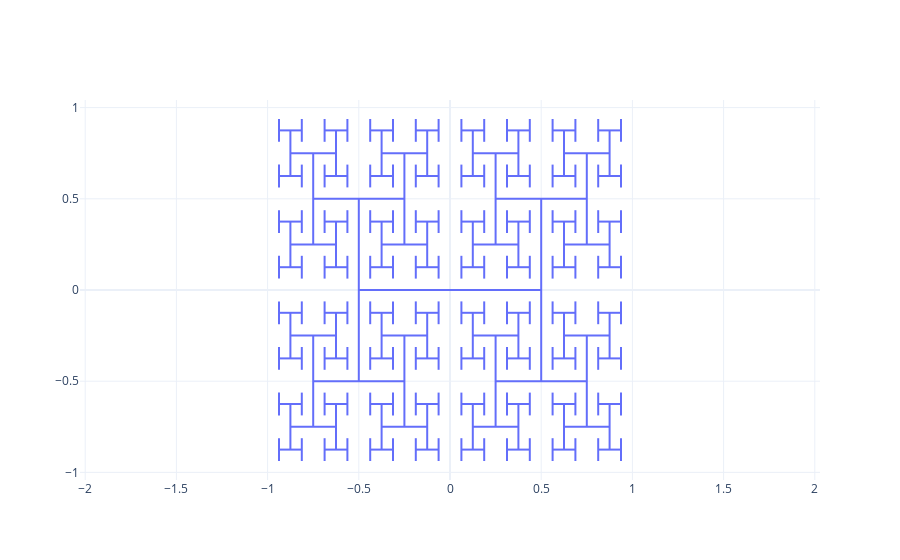

The notebook cell saved with this chart:
### Code cell
def make_h(d=0.5, x=0, y=0):
    return [
        (x-d, y-d, x-d, y+d),
        (x-d, y+0, x+d, y+0),
        (x+d, y-d, x+d, y+d),
    ]


def make_h_recurse(n, sz = 1, x = 0, y = 0):
    if n <= 0: raise ValueError

    d = sz / 2  
    result = make_h(d, x, y)

    if n > 1:
        result += make_h_recurse(n-1, d, x-d, y-d)
        result += make_h_recurse(n-1, d, x-d, y+d)
        result += make_h_recurse(n-1, d, x+d, y-d)
        result += make_h_recurse(n-1, d, x+d, y+d)

    return result


def convert_lines_to_xy(lines):
    "lines is array of tuples (x0, y0, x1, y1)"
    x_lines = [[line[0], line[2], None] for line in lines]
    y_lines = [[line[1], line[3], None] for line in lines]
    x = [x for x_line in x_lines for x in x_line]
    y = [y for y_line in y_lines for y in y_line]
    return x[:-1], y[:-1]
    

def draw(lines):    
    x, y = convert_lines_to_xy(lines)
    figure(
        scatter(x = x, y = y),
        layout = {
            "template": "plotly_white",
            "yaxis": {"scaleanchor": "x", "scaleratio": 1},
        },  
    ).show()   

    
lines = make_h_recurse(4)
draw(lines)

### Figure 1 — Plotly figure (JSON) as saved in the notebook; plotly's stock layout.template omitted (floating-point values rounded to 4 significant figures; data arrays with more than 128 entries replaced by an {"elided": "..."} marker saying what was removed)
{"data": [{"type": "scatter", "x": {"elided": "764 float values"}, "y": {"elided": "764 float values"}}], "layout": {"yaxis": {"scaleanchor": "x", "scaleratio": 1}}}
